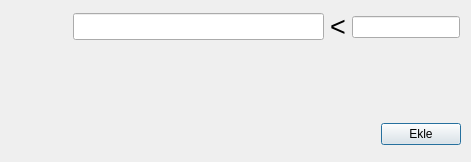
<?xml version="1.0" encoding="UTF-8"?>
<ui version="4.0">
 <class>Dialog</class>
 <widget class="QDialog" name="Dialog">
  <property name="geometry">
   <rect>
    <x>0</x>
    <y>0</y>
    <width>471</width>
    <height>162</height>
   </rect>
  </property>
  <property name="windowTitle">
   <string>Kısıt Ekle</string>
  </property>
  <widget class="QWidget" name="layoutWidget">
   <property name="geometry">
    <rect>
     <x>10</x>
     <y>10</y>
     <width>450</width>
     <height>34</height>
    </rect>
   </property>
   <layout class="QHBoxLayout" name="horizontalLayout">
    <item>
     <widget class="QLabel" name="conNumber">
      <property name="sizePolicy">
       <sizepolicy hsizetype="Expanding" vsizetype="Preferred">
        <horstretch>0</horstretch>
        <verstretch>0</verstretch>
       </sizepolicy>
      </property>
      <property name="text">
       <string/>
      </property>
     </widget>
    </item>
    <item>
     <widget class="QLineEdit" name="conEq">
      <property name="minimumSize">
       <size>
        <width>251</width>
        <height>27</height>
       </size>
      </property>
      <property name="text">
       <string/>
      </property>
     </widget>
    </item>
    <item>
     <widget class="QLabel" name="k">
      <property name="font">
       <font>
        <pointsize>20</pointsize>
       </font>
      </property>
      <property name="text">
       <string>&lt;</string>
      </property>
     </widget>
    </item>
    <item>
     <widget class="QLineEdit" name="conRes">
      <property name="sizePolicy">
       <sizepolicy hsizetype="Fixed" vsizetype="Fixed">
        <horstretch>0</horstretch>
        <verstretch>0</verstretch>
       </sizepolicy>
      </property>
      <property name="maximumSize">
       <size>
        <width>236</width>
        <height>16777215</height>
       </size>
      </property>
      <property name="text">
       <string/>
      </property>
     </widget>
    </item>
   </layout>
  </widget>
  <widget class="QWidget" name="">
   <property name="geometry">
    <rect>
     <x>30</x>
     <y>120</y>
     <width>431</width>
     <height>29</height>
    </rect>
   </property>
   <layout class="QHBoxLayout" name="horizontalLayout_2">
    <item>
     <spacer name="horizontalSpacer">
      <property name="orientation">
       <enum>Qt::Horizontal</enum>
      </property>
      <property name="sizeHint" stdset="0">
       <size>
        <width>40</width>
        <height>20</height>
       </size>
      </property>
     </spacer>
    </item>
    <item>
     <widget class="QPushButton" name="buttonAdd">
      <property name="text">
       <string>Ekle</string>
      </property>
     </widget>
    </item>
   </layout>
  </widget>
 </widget>
 <resources/>
 <connections/>
</ui>
